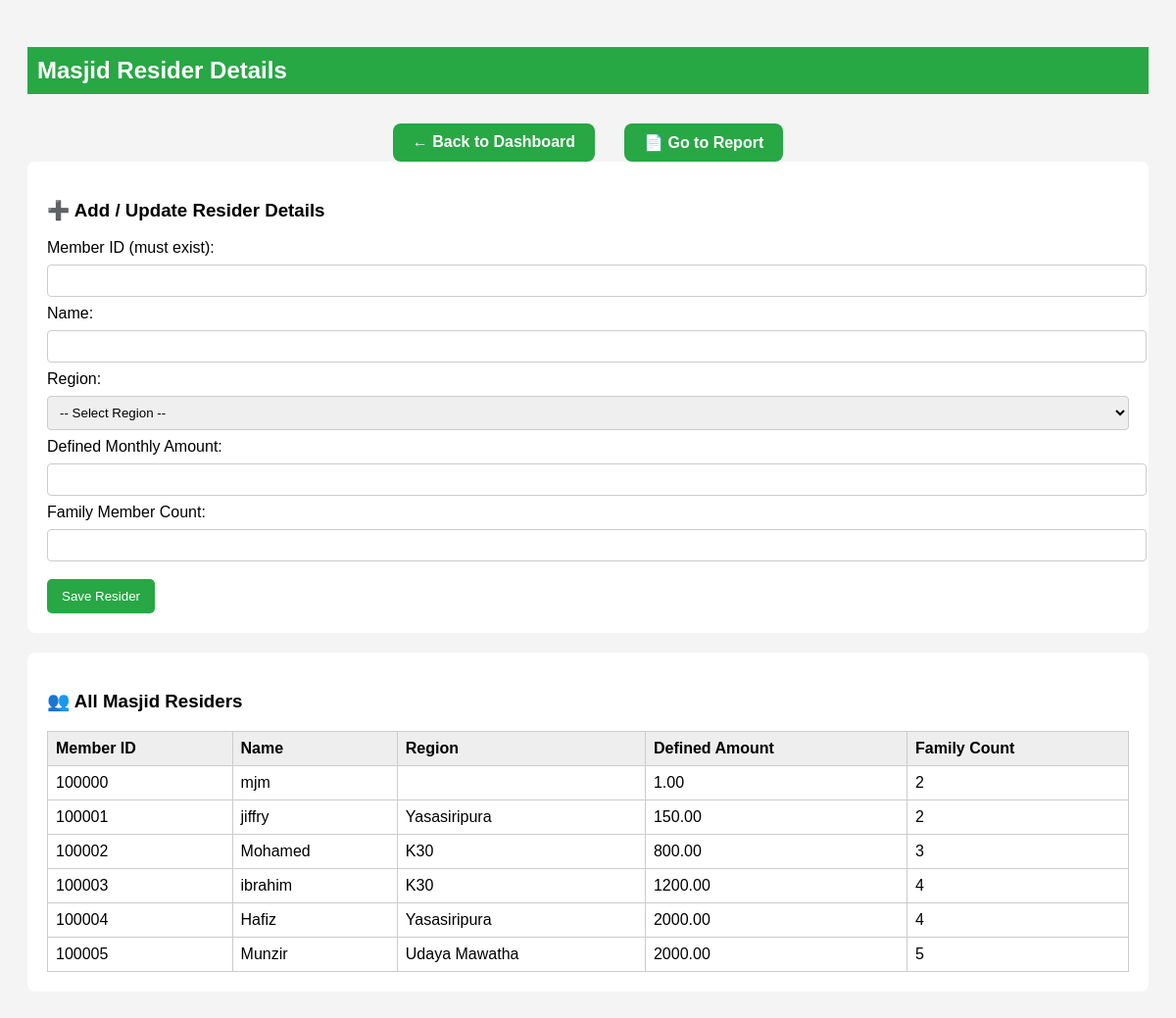
Page /resider.php on the committed database.
### tables this page shows
CREATE TABLE `members` (
  `member_id` int(11) NOT NULL,
  `name` varchar(255) DEFAULT NULL,
  `defined_amount` decimal(10,2) DEFAULT NULL,
  `family_count` int(11) DEFAULT NULL,
  `region_id` int(11) DEFAULT NULL
);

CREATE TABLE `regions` (
  `region_id` int(11) NOT NULL,
  `region_name` varchar(100) NOT NULL
);

### resider.php (the view, shortened to what this page needs)
<?php include 'db.php'; ?>
<!DOCTYPE html>
<html>
<head>
</head>
<body>
<h2>Masjid Resider Details</h2>
<div class="nav-buttons">
    <a href="index.php">← Back to Dashboard</a>
    <a href="reports.php">📄 Go to Report</a>
</div>
<div class="section">
    <h3>➕ Add / Update Resider Details</h3>
    <form method="POST">
        <label>Member ID (must exist):</label>
        <input type="text" name="member_id" id="member_id" required pattern="\d{6,}" minlength="6" maxlength="10"
               title="Member ID must be at least 6 digits and numeric only.">
        <label>Name:</label>
        <input type="text" name="name" required>
        <label>Region:</label>
        <select name="region_id" required>
            <option value="">-- Select Region --</option>
        </select>
        <label>Defined Monthly Amount:</label>
        <input type="number" name="defined_amount" step="0.01" required>
        <label>Family Member Count:</label>
        <input type="number" name="family_count" required>
        <button type="submit" name="add_resider">Save Resider</button>
    </form>
</div>
<div class="section">
    <h3>👥 All Masjid Residers</h3>
    <table>
        <tr>
            <th>Member ID</th>
            <th>Name</th>
            <th>Region</th>
            <th>Defined Amount</th>
            <th>Family Count</th>
        </tr>
        <?php
        $residers = $conn->query("SELECT m.*, r.region_name AS region_name
                                  FROM members m
                                  LEFT JOIN regions r ON m.region_id = r.region_id
                                  ORDER BY m.member_id ASC");
        while ($row = $residers->fetch_assoc()) {
            echo "<tr>
                <td>{$row['member_id']}</td>
                <td>{$row['name']}</td>
                <td>{$row['region_name']}</td>
                <td>{$row['defined_amount']}</td>
                <td>{$row['family_count']}</td>
            </tr>";
        }
        ?>
    </table>
</div>
</body>
</html>

### resider.php (style rules this page uses)
body { font-family: Arial, sans-serif; background-color: #f4f4f4; padding: 20px; }
h2 { background-color: #28a745; color: white; padding: 10px; }
.section { background-color: white; padding: 20px; margin-bottom: 20px; border-radius: 8px; }
table { border-collapse: collapse; width: 100%; margin-top: 10px; }
th, td { border: 1px solid #ccc; padding: 8px; text-align: left; }
th { background-color: #eee; }
input, select, textarea { padding: 8px; margin: 8px 0; width: 100%; border: 1px solid #ccc; border-radius: 4px; }
button { padding: 10px 15px; background-color: #28a745; color: white; border: none; border-radius: 5px; cursor: pointer; margin-top: 10px; }
.nav-buttons { margin-top: 30px; display: flex; justify-content: center; gap: 30px; flex-wrap: wrap; }
.nav-buttons a { background: #28a745; color: white; padding: 10px 20px; border-radius: 8px; text-decoration: none; font-weight: bold; transition: 0.3s ease; }

### rows in the picture
members: member_id "100000", name "mjm", defined_amount "1.00", family_count "2"
members: member_id "100001", name "jiffry", region.region_name "Yasasiripura", defined_amount "150.00", family_count "2"
members: member_id "100002", name "Mohamed", region.region_name "K30", defined_amount "800.00", family_count "3"
members: member_id "100003", name "ibrahim", region.region_name "K30", defined_amount "1200.00", family_count "4"
members: member_id "100004", name "Hafiz", region.region_name "Yasasiripura", defined_amount "2000.00", family_count "4"
members: member_id "100005", name "Munzir", region.region_name "Udaya Mawatha", defined_amount "2000.00", family_count "5"
